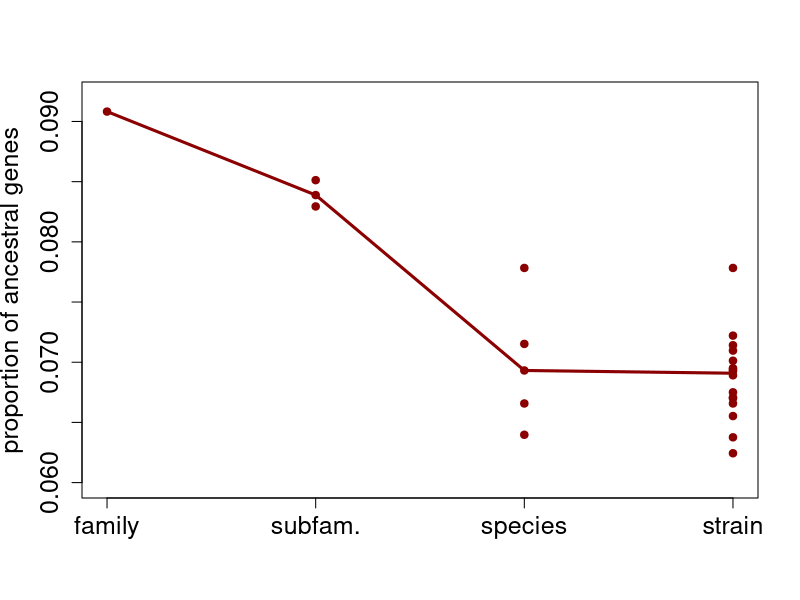

The R script that drew this image:
strain =c(
  336/4317,
  319/5003,
  372/5677,
  330/4957,
  314/4525,
  303/4522,
  315/4492,
  307/4455,
  300/4316,
  310/4341,
  311/4981,
  324/4831,
  328/4622,
  344/4764,
  291/4311,
  299/4317
)


speciesFitch = c( 
  336/4317,
  293/4580,
  330/4957,
  267/3852,
  275/3845
)


subFamilyFitch = c(
  265/3159,
  285/3348,
  283/3412
)


familyFitch = c(
  287/3160
)



pdf(file = '~/EnTrI/figures/fitch.pdf')

plot(4*strain/strain, strain, xlim=c(1,4), ylim=c(0.06,0.092), col="red4", ylab="proportion of ancestral genes", xaxt="n", xlab="",pch=19,
     cex.lab=1.5, cex.axis=1.5)

points(3*speciesFitch/speciesFitch,speciesFitch, col="red4", pch=19)

points(2*subFamilyFitch/subFamilyFitch,subFamilyFitch, col="red4", pch=19)

points(1*familyFitch/familyFitch,familyFitch, col="red4", pch=19)

lines(1:4, c(median(familyFitch), median(subFamilyFitch), median(speciesFitch), median(strain) ), col="red4", lwd=3)

#legend("topright", c("intersection", "ancestral II", "Dollo"), fil=c("red4", "olivedrab4", "cyan3"))
axis(1, at = 1:4, labels=c("family", "subfam.", "species", "strain"), cex.axis=1.5)

dev.off()
